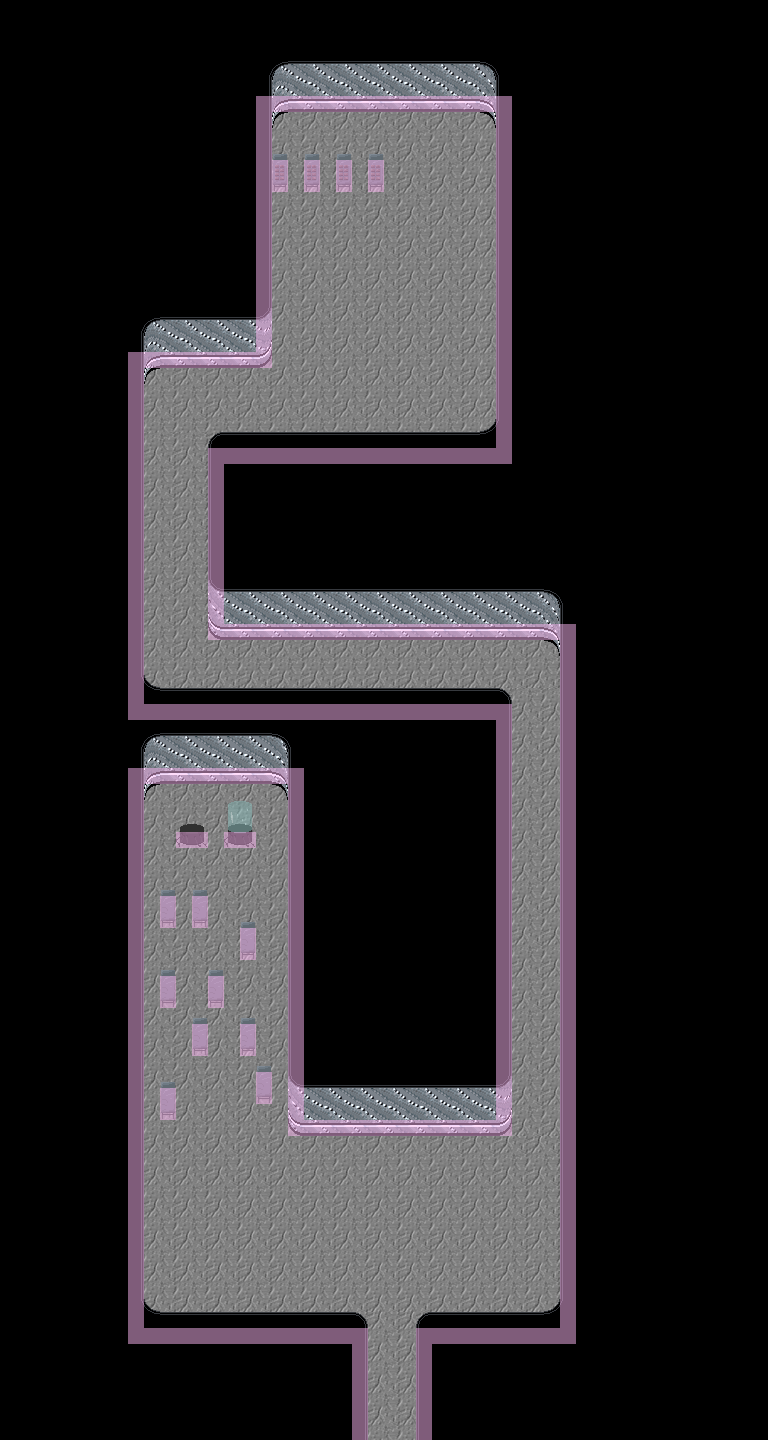

Rendered tile map (Tiled .tmx) drawn with the repository's tilesets; below, a short description and the map source with its tile grids summarised:
An orthogonal 48x90 tile map with 16x16 px tiles, 9 tile layers (floor, walls, props_behind, props, ...), 3 tilesets and 1 object.

<map version="1.5" tiledversion="2021.03.23" orientation="orthogonal" renderorder="right-down" width="48" height="90" tilewidth="16" tileheight="16" infinite="0" nextlayerid="11" nextobjectid="2">
 <properties>
  <property name="clamp_camera" type="bool" value="true" />
  <property name="default_pos" value="3,56" />
  <property name="edges">{
	"down": {
		"type": "warp",
		"map": "lab/lab.tmx",
		"pos": { "x": 28, "y": 7 },
		"transition": {
			"type": "fade",
			"music": false
		}		
	}
}</property>
  <property name="music" value="res/audio/music/warder.ogg" />
  <property name="music_speed" type="float" value="0.75" />
  <property name="tint" value="0,0,0,127" />
 </properties>
 <tileset firstgid="1" source="../tilesets/lab.tsx" />
 <tileset firstgid="129" source="../tilesets/tubes.tsx" />
 <tileset firstgid="217" source="../entity/2x2doors.tsx" />
 <layer id="1" name="floor" width="48" height="90">
  <data>[4320 cells, 1066 non-empty, 4 distinct tile ids]</data>
 </layer>
 <layer id="2" name="walls" width="48" height="90">
  <data>[4320 cells, 211 non-empty, 26 distinct tile ids]</data>
 </layer>
 <layer id="9" name="props_behind" width="48" height="90">
  <data>[4320 cells, 4 non-empty, 4 distinct tile ids]</data>
 </layer>
 <layer id="6" name="props" width="48" height="90">
  <data>[4320 cells, 30 non-empty, 6 distinct tile ids]</data>
 </layer>
 <layer id="7" name="props_above" width="48" height="90">
  <properties>
   <property name="height" type="int" value="1" />
  </properties>
  <data>[4320 cells, 17 non-empty, 4 distinct tile ids]</data>
 </layer>
 <layer id="8" name="props_above2" width="48" height="90">
  <properties>
   <property name="height" type="int" value="1" />
  </properties>
  <data>[4320 cells, 6 non-empty, 6 distinct tile ids]</data>
 </layer>
 <objectgroup id="10" name="entities">
  <object id="1" gid="217" x="384" y="1136" width="32" height="32">
   <properties>
    <property name="file" value="res/data/entity/entrances/lab_door.json" />
    <property name="start_frame" type="int" value="0" />
    <property name="warp_map" value="lab/lab_sub0.tmx" />
    <property name="warp_x" type="int" value="8" />
    <property name="warp_y" type="int" value="12" />
   </properties>
  </object>
 </objectgroup>
 <layer id="4" name="above" width="48" height="90">
  <properties>
   <property name="height" type="int" value="1" />
  </properties>
  <data>[4320 cells, 132 non-empty, 5 distinct tile ids]</data>
 </layer>
 <layer id="3" name="trim" width="48" height="90">
  <properties>
   <property name="height" type="int" value="1" />
  </properties>
  <data>[4320 cells, 359 non-empty, 24 distinct tile ids]</data>
 </layer>
 <layer id="5" name="collision" width="48" height="90" opacity="0.5">
  <properties>
   <property name="draw" type="bool" value="false" />
  </properties>
  <data>[4320 cells, 373 non-empty, 1 distinct tile ids]</data>
 </layer>
</map>
